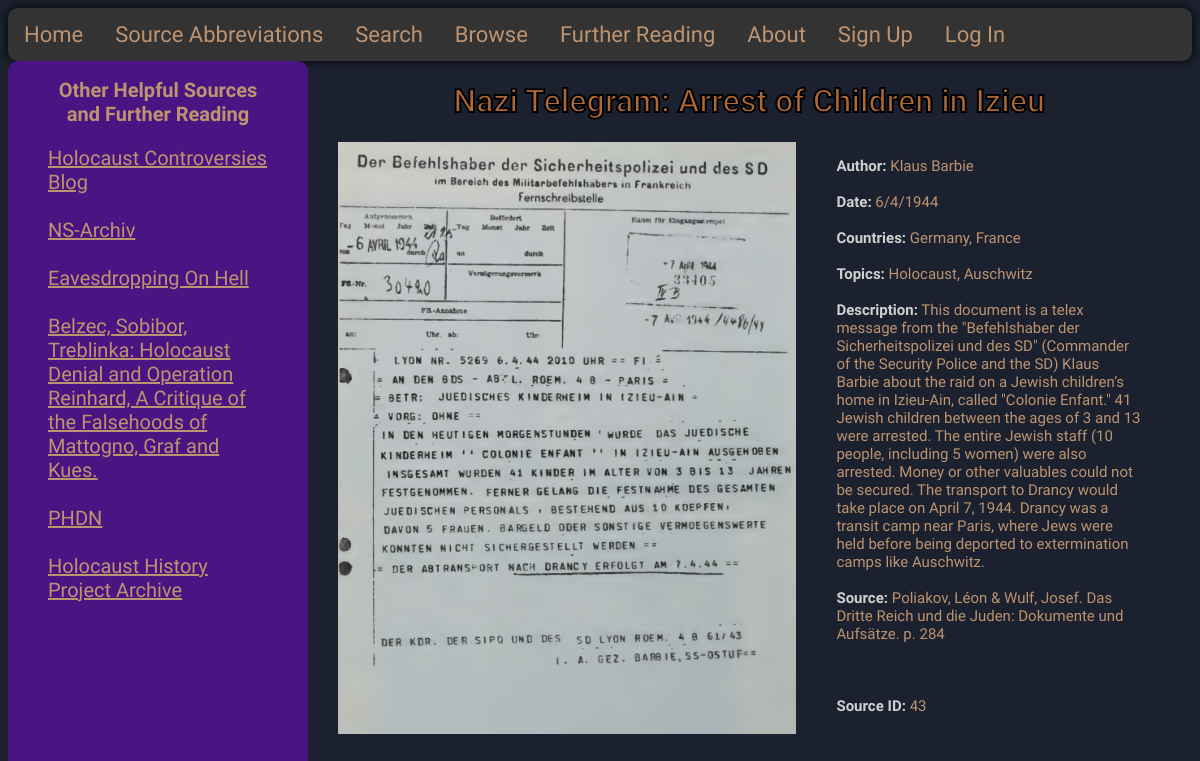
Page /source/43 on the committed database.
### tables this page shows
CREATE TABLE "FURTHER" (
	"ID"	INTEGER,
	"NAME"	TEXT,
	"URL"	TEXT,
	PRIMARY KEY("ID")
);

CREATE TABLE "SOURCES" (
	"ID"	INTEGER,
	"DESCRIPTION"	TEXT,
	"YEAR"	INTEGER,
	"MONTH"	INTEGER,
	"DATE"	INTEGER,
	"AUTHOR"	TEXT,
	"PATH"	TEXT,
	"LINK"	TEXT,
	"CITATION"	TEXT,
	"WIDTH"	INTEGER,
	"TITLE"	TEXT,
	"TRANS"	TEXT,
	"ATTR"	TEXT,
	"LICENSE_LINK"	TEXT,
	PRIMARY KEY("ID")
);

### app.py (the view)
@app.route('/source/<id>')
def source(id):
    source = []
    prot = False
    if id == "1":
        prot = True
    conn = sqlite3.connect("sources.db")
    cursor = conn.cursor()
    src = cursor.execute("SELECT ID,DESCRIPTION,YEAR,MONTH,DATE,AUTHOR,PATH,LINK,CITATION,WIDTH,TITLE,TRANS,ATTR,LICENSE_LINK FROM SOURCES WHERE ID=?", (id,))
    src = src.fetchall()[0]
    src = list(src)
    countries = cursor.execute("SELECT NAME FROM COUNTRIES WHERE ID IN (SELECT COUN_ID FROM SRC_COUNS WHERE SRC_ID=?)", (id,))
    countries = countries.fetchall()
    countries = [c[0] for c in countries]
    src.append(countries)
    tags = get_tags(int(id), cursor)
    src.append(tags)
    tag_ids = [t[0] for t in cursor.execute("SELECT TAG_ID FROM SRC_TAGS WHERE SRC_ID=?", (id,)).fetchall()]
    print(tag_ids)
    further = {}
    for tag_id in tag_ids:
        furt = cursor.execute("SELECT NAME, URL FROM FURTHER WHERE ID IN (SELECT FURT_ID FROM TAGS_FURTHER WHERE TAG_ID=?)", (tag_id,)).fetchall()
        for f in furt:
            further[f[0]] = f[1]
    conn.close()
    return render_template("source.html", source=src, prot=False if id != "1" else True, further=further, login=["user" in session.keys()][0])

### app.py (called while the page is built)
def get_tags(id: int, cursor) -> list:
    cursor.execute("SELECT TAG FROM TAGS WHERE ID IN (SELECT TAG_ID FROM SRC_TAGS WHERE SRC_ID=?)", (id,))
    tags = [t[0] for t in cursor.fetchall()]  # Fixed: properly extract tags from tuples
    return tags

### templates/source.html (shortened to what this page needs)
<!DOCTYPE html>
<html lang="en">
    <head>
        <link rel="stylesheet" href="{{ url_for('static', filename='styles/styles.css') }}">
    </head>
    <body id="source_page">
        <div class="topnav">
        <a href="{{url_for('index')}}">Home</a>
        <a href="{{url_for('sources_abbr')}}">Source Abbreviations</a>
        <a href="{{ url_for('search') }}">Search</a>
        <a href="{{ url_for('browse') }}">Browse</a>
        <a href="{{ url_for('further_reading') }}">Further Reading</a>
        <a href="{{ url_for('about') }}">About</a>
        {% if not login %}
            <a href="{{ url_for('signup') }}">Sign Up</a>
            <a href="{{ url_for('login') }}">Log In</a>
        {% else %}
            <a href="{{ url_for('logout') }}">Log Out</a>
            <a href="{{ url_for('profile') }}">Profile</a>
        {% endif %}
        </div>
        <div class="sidebar">
            <h2 class="src_link" style="text-align: center;">Other Helpful Sources and Further Reading</h2>
            <p class="src_link">
                {% for key, value in further.items() %}
                    <a id="sidebar-a" href="{{ value }}">{{ key }}</a>
                    <br>
                    <br>
                {% endfor %}
            </p>
        </div>
        <div id="main_content">
        <h1 id="title">{{ source[10] }}</h1>
        </div>
        <div id="main">
            <div id="content" style="height: 1000px">
                {% if prot %}
                    <script type="text/javascript">
                        alert('Due to copyright concerns, I am required to put a transcript of the document here rather than a photo/facsimile. If you live in the United Kingdom, please contact your MP to ask them to amend the copyright law to make all public records in TNA part of the public domain, or at least freely usable for non-commercial purposes.');
                    </script>
                    <object draggable="false" id="src_frame" class="scaled" style="zoom: 100%" data="{{ url_for('static', filename=source[6]) }}" width="{{ source[9] }}"></object>
                {% elif ".pdf" in source[6] and "Images/" in source[6] %}
                    <object type="application/pdf" style="zoom: 100%" id="src_frame" data="{{ url_for('static', filename=source[6]) }}#view=FitV" width="{{ source[9] }}" height="700px"></object>
                {% elif "http" in source[6] %}
                    <object id="src_frame" style="zoom: 100%" data="{{ source[9] }}#view=FitV" width="{{ source[9] }}"></object>
                {% else %}
                        <object draggable="false" id="src_frame" style="image-rendering: -webkit-optimize-contrast;" class="scaled" data="{{ url_for('static', filename=source[6]) }}" width="{{ source[9] }}"></object>
                {% endif %}
            </div>
            <div id="metadata" style="overflow: auto; width: 100%; height: 200%; color: rgb(190, 147, 112);">
                <p>
                    <span class="highlighted">Author:</span> {{ source[5] }}<br><br>
                    <span class="highlighted">Date:</span> {{ source[4] }}/{{ source[3] }}/{{ source[2] }}<br><br>
                    <span class="highlighted">Countries:</span> {{ ', '.join(source[14]) }}<br><br>
                    <span class="highlighted">Topics:</span> {{ ', '.join(source[15]) }}<br><br>
                    <span class="highlighted">Description:</span> {{ source[1] }}<br><br>
                    <span class="highlighted">Source:</span> {{ source[8] }}<br><br>
                    <br>
                    <br>
                    <span class="highlighted">Source ID:</span> {{ source[0] }}
                    <br><br>
                </p>
            </div>
            <br>
            <br>
            <br>
            </div>
    </body>
</html>

### static/styles/styles.css (style rules this page uses)
#title { color: rgb(176, 104, 53); font-family: "Winky Sans"; text-align: center; -webkit-text-stroke: 2px black; }
#content { padding-left: 330px; width: 150%; height: 550%; align-items: center; overflow: auto; position: relative; padding-right: 0; }
.scaled { position: relative; top: 0; left: 0; transform-origin: center center; z-index: 100; overflow: auto; background-size: contain; background-repeat: no-repeat; }
h1 { text-align: center; }
.topnav { background-color: #333; overflow: hidden; border-radius: 10px; box-shadow: 0 0 10px rgba(0, 0,0); }
.topnav a { float: left; color: rgb(190, 147, 112); text-align: center; padding: 14px 16px; text-decoration: none; font-family: "Winky Sans", ui-rounded; font-size:22px; }
.sidebar { width: 300px; box-sizing: border-box; position:absolute; background-color: rgb(74, 20, 131); border-radius: 10px; padding-left: 40px; padding-right: 40px; height: 150%; z-index: 20; }
.sidebar a { color: rgb(190, 147, 112); font-family: "Winky Sans"; font-size: 20px; }
#main { padding-right: 50px; display: flex; overflow: auto; height: 560px; padding-bottom: 100px; }
#main_content { margin-left: 230px; padding-left: 10%; padding-right: 50px; }
#metadata { font-family: "Winky Sans"; font-size: 15px; margin-left: 0px; padding-left: 40px; overflow: auto; }
body { overflow: auto; background-color: #1b212e; }
#src_frame { position: relative; top: 0; left: 0; }
.src_link { text-decoration: none; color: rgb(190, 147, 112); font-family: "Winky Sans"; font-size: 20px; }
.highlighted { color: #d0d0d0; font-weight: bold; }

### rows in the picture
FURTHER: NAME "Holocaust Controversies Blog"
FURTHER: NAME "NS-Archiv"
FURTHER: NAME "Eavesdropping On Hell"
FURTHER: NAME "Belzec, Sobibor, Treblinka: Holocaust Denial and Operation Reinhard, A Critique of the Falsehoods of Mattogno, Graf and Kues."
FURTHER: NAME "PHDN"
FURTHER: NAME "Holocaust History Project Archive"
SOURCES: TITLE "Nazi Telegram: Arrest of Children in Izieu", AUTHOR "Klaus Barbie", DATE "6", MONTH "4", YEAR "1944", DESCRIPTION "This document is a telex message from the \"Befehlshaber der Sicherheitspolizei und des SD\" (Commander of the Security Police and the SD) Klaus Barbie about the raid on a Jewish children’s home in Izieu-Ain, called \"Colonie Enfant.\" 41 Jewish children between the ages of 3 and 13 were arrested. The entire Jewish staff (10 people, including 5 women) were also arrested. Money or other valuables could not be secured. The transport to Drancy would take place on April 7, 1944. Drancy was a transit camp near Paris, where Jews were held before being deported to extermination camps like Auschwitz.", CITATION "Poliakov, Léon & Wulf, Josef. Das Dritte Reich und die Juden: Dokumente und Aufsätze. p. 284", ID "43"

### other values in the picture
{{ ', '.join(source[14]) }} "Germany, France"
{{ ', '.join(source[15]) }} "Holocaust, Auschwitz"
